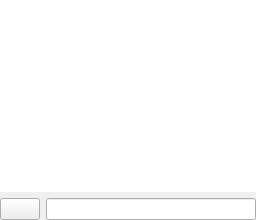
       <widget class="QWidget" name="tab_symbols">
        <attribute name="icon">
         <iconset resource="resources/resources.qrc">
          <normaloff>:/icons/symbol_small.png</normaloff>:/icons/symbol_small.png</iconset>
        </attribute>
        <attribute name="title">
         <string/>
        </attribute>
        <attribute name="toolTip">
         <string>Symbols</string>
        </attribute>
        <layout class="QVBoxLayout" name="verticalLayout_8">
         <property name="margin">
          <number>0</number>
         </property>
         <item>
          <widget class="QTableWidget" name="tableWidget_symbols">
           <property name="frameShape">
            <enum>QFrame::NoFrame</enum>
           </property>
           <property name="editTriggers">
            <set>QAbstractItemView::NoEditTriggers</set>
           </property>
          </widget>
         </item>
         <item>
          <layout class="QHBoxLayout" name="horizontalLayout_2">
           <item>
            <widget class="QPushButton" name="pushButton_find_symbol">
             <property name="text">
              <string/>
             </property>
             <property name="icon">
              <iconset resource="resources/resources.qrc">
               <normaloff>:/icons/find.png</normaloff>:/icons/find.png</iconset>
             </property>
            </widget>
           </item>
           <item>
            <widget class="QLineEdit" name="lineEdit_find_symbol"/>
           </item>
          </layout>
         </item>
        </layout>
       </widget>
